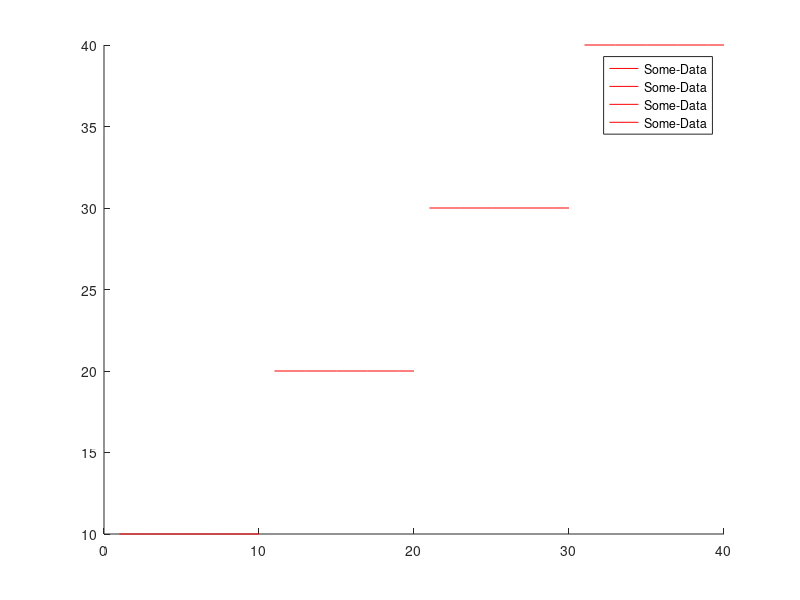

Recreate this plot in MATLAB.

figure()
hold on

x_data = {1:10,11:20,21:30,31:40};
y_data = {10*ones(1,10), 20*ones(1,10), 30*ones(1,10),40*ones(1,10)};

for i = 1:length(x_data)
   plot(x_data{i},y_data{i},'r-','DisplayName','Some-Data') 
end

legend()